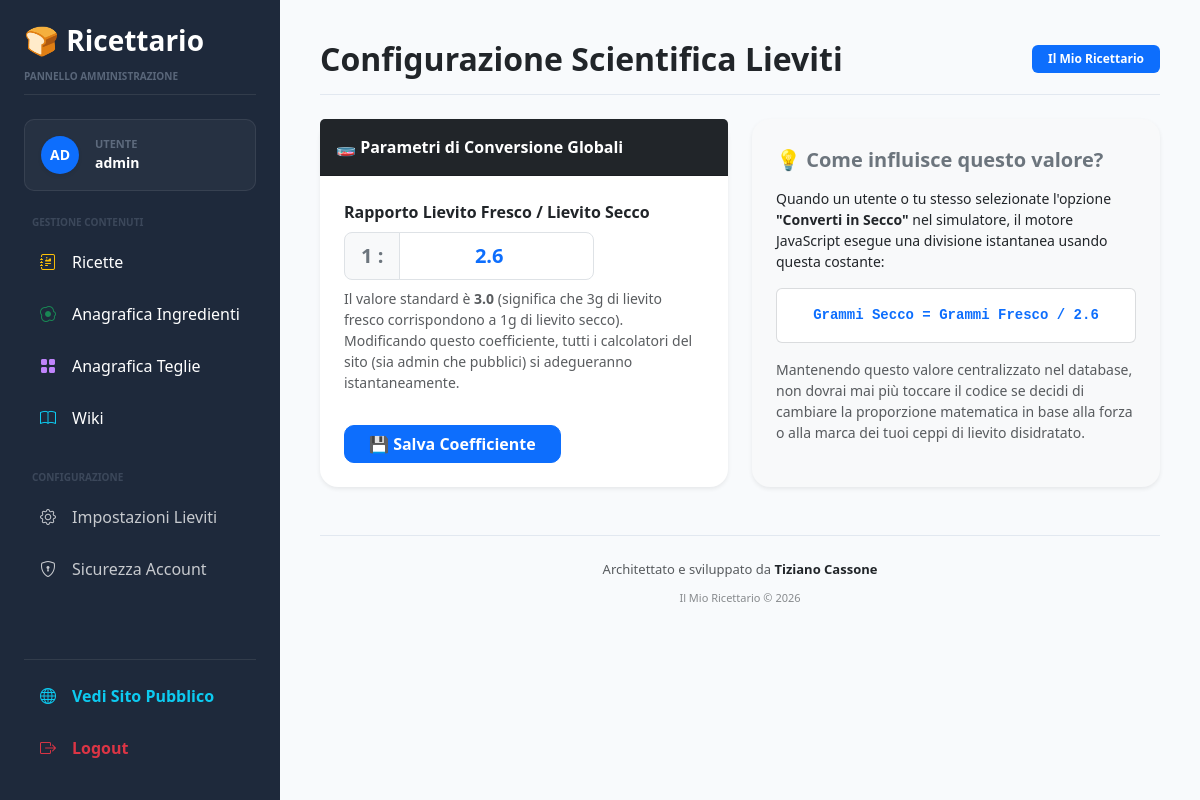
The page /admin/settings/yeast (signed in) on the database as committed earlier.
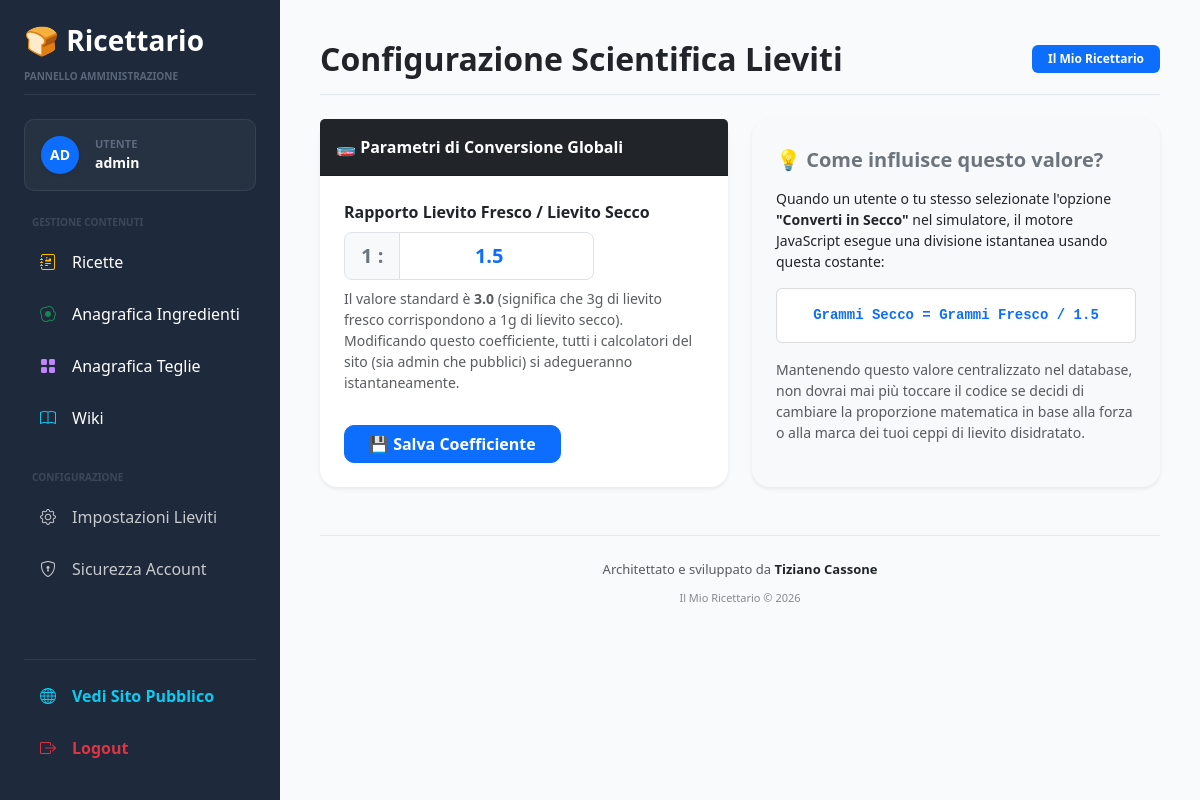
The same page on the database as committed later.
### models/setting.py (models this page shows, shortened)
class Setting(db.Model):
    __tablename__ = "settings"
    id = db.Column(
        db.Integer,
        primary_key=True
    )
    fresh_to_dry_ratio = db.Column(
        db.Float,
        default=3.0
    )
    tangzhong_flour_percent = db.Column(
        db.Float,
        default=5.0
    )
    tangzhong_liquid_multiplier = db.Column(
        db.Float,
        default=5.0
    )
    site_name = db.Column(
        db.String(100),
        default="Il Mio Ricettario"
    )
    default_unit = db.Column(
        db.String(20),
        default="g"
    )
    allow_public_recipes = db.Column(
        db.Boolean,
        default=True
    )

### routes/admin.py (the view, shortened to what this page needs)
@admin_bp.route("/settings/yeast", methods=["GET", "POST"])
@login_required
def settings_yeast():
    setting = Setting.query.first()
    return render_template(
        "admin/settings_yeast.html",
        setting=setting
    )

### app.py (called while the page is built)
@login_manager.user_loader
def load_user(user_id):
    return db.session.get(
        User,
        int(user_id)
    )

@app.context_processor
def inject_global_settings():
    return dict(
        settings_data=Setting.query.first()
    )

### templates/admin/settings_yeast.html (shortened to what this page needs)
{% extends "base.html" %}
{% block page_title %}Configurazione Scientifica Lieviti{% endblock %}
{% block content %}
<div class="row g-4">
    <div class="col-lg-6">
        <div class="card border-0 shadow-sm">
            <div class="card-header bg-dark text-white fw-bold py-3">
                🧫 Parametri di Conversione Globali
            </div>
            <div class="card-body p-4">
                <form method="post" action="{{ url_for('admin.settings_yeast') }}">
                    <div class="mb-4">
                        <label class="form-label fw-bold text-dark mb-2">
                            Rapporto Lievito Fresco / Lievito Secco
                        </label>
                        <div class="input-group input-group-lg" style="max-width: 250px;">
                            <span class="input-group-text bg-light fw-bold text-secondary">1 :</span>
                            <input type="number"
                                   name="fresh_to_dry_ratio"
                                   class="form-control text-center fw-bold text-primary"
                                   value="{{ setting.fresh_to_dry_ratio or 3.0 }}"
                                   step="0.1"
                                   min="1.0"
                                   required>
                        </div>
                        <div class="form-text text-muted mt-2 small">
                            Il valore standard è <strong>3.0</strong> (significa che 3g di lievito fresco corrispondono a 1g di lievito secco). Modificando questo coefficiente, tutti i calcolatori del sito (sia admin che pubblici) si adegueranno istantaneamente.
                        </div>
                    </div>
                    <div class="d-flex gap-2 pt-2">
                        <button type="submit" class="btn btn-primary fw-bold px-4">
                            💾 Salva Coefficiente
                        </button>
                    </div>
                </form>
            </div>
        </div>
    </div>
    <div class="col-lg-6">
        <div class="card border-0 shadow-sm bg-light h-100">
            <div class="card-body p-4 d-flex flex-column justify-content-center">
                <h5 class="fw-bold text-secondary mb-3">
                    💡 Come influisce questo valore?
                </h5>
                <p class="text-dark small mb-0 lh-base">
                    Quando un utente o tu stesso selezionate l'opzione <strong>"Converti in Secco"</strong> nel simulatore, il motore JavaScript esegue una divisione istantanea usando questa costante:
                </p>
                <div class="my-3 p-3 bg-white rounded border border-secondary border-opacity-25 text-center font-monospace small fw-bold text-primary">
                    Grammi Secco = Grammi Fresco / {{ setting.fresh_to_dry_ratio or 3.0 }}
                </div>
                <p class="text-muted small lh-base">
                    Mantenendo questo valore centralizzato nel database, non dovrai mai più toccare il codice se decidi di cambiare la proporzione matematica in base alla forza o alla marca dei tuoi ceppi di lievito disidratato.
                </p>
            </div>
        </div>
    </div>
</div>
{% endblock %}

Rows that differ between the two databases and show on the page:
changed Setting: fresh_to_dry_ratio "2.6" → "1.5"
